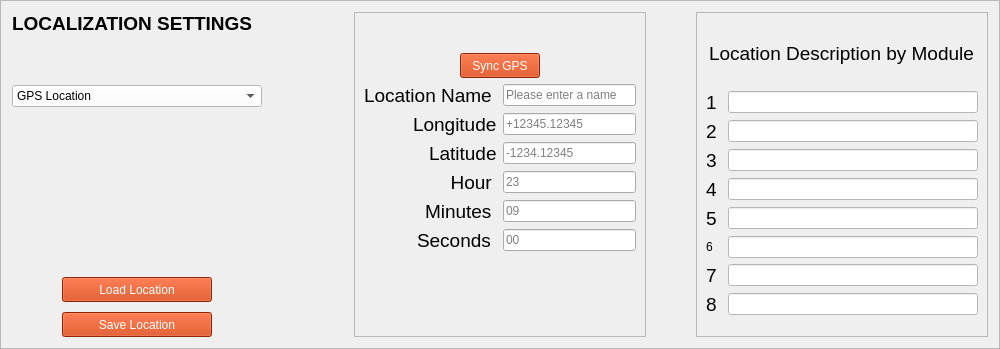
         <widget class="QFrame" name="main_tab_LocalizationSettings_Frame">
          <property name="minimumSize">
           <size>
            <width>1000</width>
            <height>300</height>
           </size>
          </property>
          <property name="maximumSize">
           <size>
            <width>16777215</width>
            <height>16777215</height>
           </size>
          </property>
          <property name="frameShape">
           <enum>QFrame::StyledPanel</enum>
          </property>
          <property name="frameShadow">
           <enum>QFrame::Raised</enum>
          </property>
          <layout class="QHBoxLayout" name="horizontalLayout_2">
           <property name="spacing">
            <number>50</number>
           </property>
           <item>
            <layout class="QVBoxLayout" name="verticalLayout_11">
             <item>
              <widget class="QLabel" name="main_tab_LocalizationSettings_Label">
               <property name="maximumSize">
                <size>
                 <width>16777215</width>
                 <height>50</height>
                </size>
               </property>
               <property name="text">
                <string>&lt;html&gt;&lt;head/&gt;&lt;body&gt;&lt;p&gt;&lt;span style=&quot; font-size:14pt; font-weight:600;&quot;&gt;LOCALIZATION SETTINGS&lt;/span&gt;&lt;span style=&quot; font-size:14pt;&quot;/&gt;&lt;/p&gt;&lt;/body&gt;&lt;/html&gt;</string>
               </property>
              </widget>
             </item>
             <item>
              <widget class="QComboBox" name="main_tab_LocalizationSettings_type_DropBox">
               <property name="maximumSize">
                <size>
                 <width>250</width>
                 <height>16777215</height>
                </size>
               </property>
               <property name="styleSheet">
                <string notr="true">background-color: rgb(255, 255, 255);
													font: 14pt &quot;MS Shell Dlg 2&quot;;
													color: rgb(0, 0, 0)
												</string>
               </property>
               <property name="currentText">
                <string>GPS Location</string>
               </property>
               <property name="currentIndex">
                <number>0</number>
               </property>
               <item>
                <property name="text">
                 <string>GPS Location</string>
                </property>
               </item>
               <item>
                <property name="text">
                 <string>Specimen Location</string>
                </property>
               </item>
              </widget>
             </item>
             <item>
              <spacer name="horizontalSpacer_7">
               <property name="orientation">
                <enum>Qt::Horizontal</enum>
               </property>
               <property name="sizeHint" stdset="0">
                <size>
                 <width>40</width>
                 <height>20</height>
                </size>
               </property>
              </spacer>
             </item>
             <item>
              <spacer name="horizontalSpacer_10">
               <property name="orientation">
                <enum>Qt::Horizontal</enum>
               </property>
               <property name="sizeHint" stdset="0">
                <size>
                 <width>40</width>
                 <height>20</height>
                </size>
               </property>
              </spacer>
             </item>
             <item>
              <spacer name="horizontalSpacer_12">
               <property name="orientation">
                <enum>Qt::Horizontal</enum>
               </property>
               <property name="sizeHint" stdset="0">
                <size>
                 <width>40</width>
                 <height>20</height>
                </size>
               </property>
              </spacer>
             </item>
             <item>
              <spacer name="horizontalSpacer_11">
               <property name="orientation">
                <enum>Qt::Horizontal</enum>
               </property>
               <property name="sizeHint" stdset="0">
                <size>
                 <width>40</width>
                 <height>20</height>
                </size>
               </property>
              </spacer>
             </item>
             <item>
              <spacer name="horizontalSpacer_8">
               <property name="orientation">
                <enum>Qt::Horizontal</enum>
               </property>
               <property name="sizeHint" stdset="0">
                <size>
                 <width>40</width>
                 <height>20</height>
                </size>
               </property>
              </spacer>
             </item>
             <item>
              <spacer name="horizontalSpacer_9">
               <property name="orientation">
                <enum>Qt::Horizontal</enum>
               </property>
               <property name="sizeHint" stdset="0">
                <size>
                 <width>40</width>
                 <height>20</height>
                </size>
               </property>
              </spacer>
             </item>
             <item>
              <layout class="QVBoxLayout" name="verticalLayout_8">
               <property name="spacing">
                <number>10</number>
               </property>
               <property name="leftMargin">
                <number>50</number>
               </property>
               <item>
                <widget class="QPushButton" name="main_tab_LocalizationSettings_LOAD_LOCATION_button">
                 <property name="minimumSize">
                  <size>
                   <width>150</width>
                   <height>25</height>
                  </size>
                 </property>
                 <property name="maximumSize">
                  <size>
                   <width>150</width>
                   <height>25</height>
                  </size>
                 </property>
                 <property name="styleSheet">
                  <string notr="true">background-color:rgb(204, 51, 0);
																color: rgb(255, 255, 255);
																font: 14pt &quot;MS Shell Dlg 2&quot;;
															</string>
                 </property>
                 <property name="text">
                  <string>Load Location</string>
                 </property>
                </widget>
               </item>
               <item>
                <widget class="QPushButton" name="main_tab_LocalizationSettings_SAVE_LOCATION_button">
                 <property name="minimumSize">
                  <size>
                   <width>150</width>
                   <height>25</height>
                  </size>
                 </property>
                 <property name="maximumSize">
                  <size>
                   <width>150</width>
                   <height>25</height>
                  </size>
                 </property>
                 <property name="styleSheet">
                  <string notr="true">background-color:rgb(204, 51, 0);
color: rgb(255, 255, 255);
font: 14pt &quot;MS Shell Dlg 2&quot;;
															</string>
                 </property>
                 <property name="text">
                  <string>Save Location</string>
                 </property>
                </widget>
               </item>
              </layout>
             </item>
            </layout>
           </item>
           <item>
            <widget class="QFrame" name="main_tab_location_gps_frame">
             <property name="frameShape">
              <enum>QFrame::StyledPanel</enum>
             </property>
             <property name="frameShadow">
              <enum>QFrame::Raised</enum>
             </property>
             <layout class="QVBoxLayout" name="verticalLayout_5">
              <property name="topMargin">
               <number>40</number>
              </property>
              <item alignment="Qt::AlignHCenter">
               <widget class="QPushButton" name="main_tab_LocalizationSettings_acquire_GPS_Button">
                <property name="minimumSize">
                 <size>
                  <width>0</width>
                  <height>25</height>
                 </size>
                </property>
                <property name="maximumSize">
                 <size>
                  <width>100</width>
                  <height>25</height>
                 </size>
                </property>
                <property name="layoutDirection">
                 <enum>Qt::LeftToRight</enum>
                </property>
                <property name="autoFillBackground">
                 <bool>false</bool>
                </property>
                <property name="styleSheet">
                 <string notr="true">background-color:rgb(204, 51, 0);
color: rgb(255, 255, 255);
font: 14pt &quot;MS Shell Dlg 2&quot;;</string>
                </property>
                <property name="text">
                 <string>Sync GPS</string>
                </property>
               </widget>
              </item>
              <item>
               <layout class="QFormLayout" name="main_tab_location_gps_layout">
                <property name="labelAlignment">
                 <set>Qt::AlignRight|Qt::AlignTrailing|Qt::AlignVCenter</set>
                </property>
                <item row="0" column="0">
                 <widget class="QLabel" name="main_tab_longitud_Label">
                  <property name="text">
                   <string>&lt;html&gt;&lt;head/&gt;&lt;body&gt;&lt;p align=&quot;right&quot;&gt;&lt;span style=&quot; font-size:14pt;&quot;&gt;Location Name &lt;/span&gt;&lt;/p&gt;&lt;/body&gt;&lt;/html&gt;</string>
                  </property>
                  <property name="buddy">
                   <cstring>
																		main_tab_LocalizationSettings_Name_lineEdit
																	</cstring>
                  </property>
                 </widget>
                </item>
                <item row="0" column="1">
                 <widget class="QLineEdit" name="main_tab_LocalizationSettings_Name_lineEdit">
                  <property name="maximumSize">
                   <size>
                    <width>500</width>
                    <height>16777215</height>
                   </size>
                  </property>
                  <property name="styleSheet">
                   <string notr="true">background-color: rgb(255, 255,
																		255);
																		font: 12pt &quot;MS Shell Dlg 2&quot;;
																		color: rgb(0, 0, 0)
																	</string>
                  </property>
                  <property name="maxLength">
                   <number>20</number>
                  </property>
                  <property name="placeholderText">
                   <string>Please enter a name</string>
                  </property>
                 </widget>
                </item>
                <item row="1" column="0">
                 <widget class="QLabel" name="main_tab_Localization_longitudLabel">
                  <property name="text">
                   <string>&lt;html&gt;&lt;head/&gt;&lt;body&gt;&lt;p&gt;&lt;span style=&quot; font-size:14pt;&quot;&gt;Longitude&lt;/span&gt;&lt;/p&gt;&lt;/body&gt;&lt;/html&gt;</string>
                  </property>
                  <property name="buddy">
                   <cstring>
																		main_tab_LocalizationSettings_longitudLineEdit
																	</cstring>
                  </property>
                 </widget>
                </item>
                <item row="1" column="1">
                 <widget class="QLineEdit" name="main_tab_LocalizationSettings_longitudLineEdit">
                  <property name="styleSheet">
                   <string notr="true">background-color: rgb(255, 255,
																		255);
																		font: 12pt &quot;MS Shell Dlg 2&quot;;
																		color: rgb(0, 0, 0)
																	</string>
                  </property>
                  <property name="maxLength">
                   <number>12</number>
                  </property>
                  <property name="placeholderText">
                   <string>+12345.12345</string>
                  </property>
                 </widget>
                </item>
                <item row="2" column="0">
                 <widget class="QLabel" name="main_tab_Localization_latitudLabel">
                  <property name="text">
                   <string>&lt;html&gt;&lt;head/&gt;&lt;body&gt;&lt;p&gt;&lt;span style=&quot; font-size:14pt;&quot;&gt;Latitude&lt;/span&gt;&lt;/p&gt;&lt;/body&gt;&lt;/html&gt;</string>
                  </property>
                  <property name="buddy">
                   <cstring>
																		main_tab_LocalizationSettings_latitudLineEdit
																	</cstring>
                  </property>
                 </widget>
                </item>
                <item row="2" column="1">
                 <widget class="QLineEdit" name="main_tab_LocalizationSettings_latitudLineEdit">
                  <property name="styleSheet">
                   <string notr="true">background-color: rgb(255, 255,
																		255);
																		font: 12pt &quot;MS Shell Dlg 2&quot;;
																		color: rgb(0, 0, 0)
																	</string>
                  </property>
                  <property name="maxLength">
                   <number>11</number>
                  </property>
                  <property name="placeholderText">
                   <string>-1234.12345</string>
                  </property>
                 </widget>
                </item>
                <item row="3" column="0">
                 <widget class="QLabel" name="main_tab_Localization_hourLabel">
                  <property name="text">
                   <string>&lt;html&gt;&lt;head/&gt;&lt;body&gt;&lt;p align=&quot;right&quot;&gt;&lt;span style=&quot; font-size:14pt;&quot;&gt;Hour &lt;/span&gt;&lt;/p&gt;&lt;/body&gt;&lt;/html&gt;</string>
                  </property>
                  <property name="buddy">
                   <cstring>
																		main_tab_LocalizationSettings_hourLineEdit
																	</cstring>
                  </property>
                 </widget>
                </item>
                <item row="3" column="1">
                 <widget class="QLineEdit" name="main_tab_LocalizationSettings_hourLineEdit">
                  <property name="styleSheet">
                   <string notr="true">background-color: rgb(255, 255,
																		255);
																		font: 12pt &quot;MS Shell Dlg 2&quot;;
																		color: rgb(0, 0, 0)
																	</string>
                  </property>
                  <property name="maxLength">
                   <number>2</number>
                  </property>
                  <property name="placeholderText">
                   <string>23</string>
                  </property>
                 </widget>
                </item>
                <item row="4" column="0">
                 <widget class="QLabel" name="main_tab_Localization_minutesLabel">
                  <property name="text">
                   <string>&lt;html&gt;&lt;head/&gt;&lt;body&gt;&lt;p&gt;&lt;span style=&quot; font-size:14pt;&quot;&gt;Minutes &lt;/span&gt;&lt;/p&gt;&lt;/body&gt;&lt;/html&gt;</string>
                  </property>
                  <property name="buddy">
                   <cstring>
																		main_tab_LocalizationSettings_minutesLineEdit
																	</cstring>
                  </property>
                 </widget>
                </item>
                <item row="4" column="1">
                 <widget class="QLineEdit" name="main_tab_LocalizationSettings_minutesLineEdit">
                  <property name="styleSheet">
                   <string notr="true">background-color: rgb(255, 255,
																		255);
																		font: 12pt &quot;MS Shell Dlg 2&quot;;
																		color: rgb(0, 0, 0)
																	</string>
                  </property>
                  <property name="maxLength">
                   <number>2</number>
                  </property>
                  <property name="placeholderText">
                   <string>09</string>
                  </property>
                 </widget>
                </item>
                <item row="5" column="0">
                 <widget class="QLabel" name="main_tab_Localization_secondsLabel">
                  <property name="text">
                   <string>&lt;html&gt;&lt;head/&gt;&lt;body&gt;&lt;p&gt;&lt;span style=&quot; font-size:14pt;&quot;&gt;Seconds &lt;/span&gt;&lt;/p&gt;&lt;/body&gt;&lt;/html&gt;</string>
                  </property>
                  <property name="buddy">
                   <cstring>
																		main_tab_LocalizationSettings_secondsLineEdit
																	</cstring>
                  </property>
                 </widget>
                </item>
                <item row="5" column="1">
                 <widget class="QLineEdit" name="main_tab_LocalizationSettings_secondsLineEdit">
                  <property name="styleSheet">
                   <string notr="true">background-color: rgb(255, 255,
																		255);
																		font: 12pt &quot;MS Shell Dlg 2&quot;;
																		color: rgb(0, 0, 0)
																	</string>
                  </property>
                  <property name="maxLength">
                   <number>2</number>
                  </property>
                  <property name="placeholderText">
                   <string>00</string>
                  </property>
                 </widget>
                </item>
               </layout>
              </item>
             </layout>
            </widget>
           </item>
           <item>
            <widget class="QFrame" name="specimen_location_frame">
             <property name="frameShape">
              <enum>QFrame::StyledPanel</enum>
             </property>
             <property name="frameShadow">
              <enum>QFrame::Raised</enum>
             </property>
             <layout class="QVBoxLayout" name="verticalLayout_6">
              <property name="bottomMargin">
               <number>20</number>
              </property>
              <item>
               <layout class="QVBoxLayout" name="specimen_location_layout">
                <item alignment="Qt::AlignHCenter">
                 <widget class="QLabel" name="label">
                  <property name="text">
                   <string>&lt;html&gt;&lt;head/&gt;&lt;body&gt;&lt;p align=&quot;center&quot;&gt;&lt;span style=&quot; font-size:14pt;&quot;&gt;Location Description by Module&lt;/span&gt;&lt;/p&gt;&lt;/body&gt;&lt;/html&gt;</string>
                  </property>
                 </widget>
                </item>
                <item>
                 <layout class="QFormLayout" name="formLayout">
                  <item row="0" column="0">
                   <widget class="QLabel" name="main_tab_module_loc_Label_1">
                    <property name="text">
                     <string>&lt;html&gt;&lt;head/&gt;&lt;body&gt;&lt;p&gt;&lt;span style=&quot; font-size:14pt;&quot;&gt;1 &lt;/span&gt;&lt;/p&gt;&lt;/body&gt;&lt;/html&gt;</string>
                    </property>
                    <property name="buddy">
                     <cstring>main_tab_module_loc_LineEdit_1
																			</cstring>
                    </property>
                   </widget>
                  </item>
                  <item row="0" column="1">
                   <widget class="QLineEdit" name="main_tab_module_loc_LineEdit_1">
                    <property name="styleSheet">
                     <string notr="true">background-color:
																				rgb(255, 255, 255);
																				font: 12pt &quot;MS Shell Dlg 2&quot;;
																				color: rgb(0, 0, 0)
																			</string>
                    </property>
                    <property name="maxLength">
                     <number>30</number>
                    </property>
                   </widget>
                  </item>
                  <item row="1" column="0">
                   <widget class="QLabel" name="main_tab_module_loc_Label_2">
                    <property name="text">
                     <string>&lt;html&gt;&lt;head/&gt;&lt;body&gt;&lt;p&gt;&lt;span style=&quot; font-size:14pt;&quot;&gt;2 &lt;/span&gt;&lt;/p&gt;&lt;/body&gt;&lt;/html&gt;</string>
                    </property>
                    <property name="buddy">
                     <cstring>main_tab_module_loc_LineEdit_2
																			</cstring>
                    </property>
                   </widget>
                  </item>
                  <item row="1" column="1">
                   <widget class="QLineEdit" name="main_tab_module_loc_LineEdit_2">
                    <property name="styleSheet">
                     <string notr="true">background-color:
																				rgb(255, 255, 255);
																				font: 12pt &quot;MS Shell Dlg 2&quot;;
																				color: rgb(0, 0, 0)
																			</string>
                    </property>
                    <property name="maxLength">
                     <number>30</number>
                    </property>
                   </widget>
                  </item>
                  <item row="2" column="0">
                   <widget class="QLabel" name="main_tab_module_loc_Label_3">
                    <property name="text">
                     <string>&lt;html&gt;&lt;head/&gt;&lt;body&gt;&lt;p&gt;&lt;span style=&quot; font-size:14pt;&quot;&gt;3 &lt;/span&gt;&lt;/p&gt;&lt;/body&gt;&lt;/html&gt;</string>
                    </property>
                    <property name="buddy">
                     <cstring>main_tab_module_loc_LineEdit_3
																			</cstring>
                    </property>
                   </widget>
                  </item>
                  <item row="2" column="1">
                   <widget class="QLineEdit" name="main_tab_module_loc_LineEdit_3">
                    <property name="styleSheet">
                     <string notr="true">background-color:
																				rgb(255, 255, 255);
																				font: 12pt &quot;MS Shell Dlg 2&quot;;
																				color: rgb(0, 0, 0)
																			</string>
                    </property>
                    <property name="maxLength">
                     <number>30</number>
                    </property>
                   </widget>
                  </item>
                  <item row="3" column="0">
                   <widget class="QLabel" name="main_tab_module_loc_Label_4">
                    <property name="text">
                     <string>&lt;html&gt;&lt;head/&gt;&lt;body&gt;&lt;p&gt;&lt;span style=&quot; font-size:14pt;&quot;&gt;4 &lt;/span&gt;&lt;/p&gt;&lt;/body&gt;&lt;/html&gt;</string>
                    </property>
                    <property name="buddy">
                     <cstring>main_tab_module_loc_LineEdit_4
																			</cstring>
                    </property>
                   </widget>
                  </item>
                  <item row="3" column="1">
                   <widget class="QLineEdit" name="main_tab_module_loc_LineEdit_4">
                    <property name="styleSheet">
                     <string notr="true">background-color:
																				rgb(255, 255, 255);
																				font: 12pt &quot;MS Shell Dlg 2&quot;;
																				color: rgb(0, 0, 0)
																			</string>
                    </property>
                    <property name="maxLength">
                     <number>30</number>
                    </property>
                   </widget>
                  </item>
                  <item row="4" column="0">
                   <widget class="QLabel" name="main_tab_module_loc_Label_5">
                    <property name="text">
                     <string>&lt;html&gt;&lt;head/&gt;&lt;body&gt;&lt;p&gt;&lt;span style=&quot; font-size:14pt;&quot;&gt;5 &lt;/span&gt;&lt;/p&gt;&lt;/body&gt;&lt;/html&gt;</string>
                    </property>
                    <property name="buddy">
                     <cstring>main_tab_module_loc_LineEdit_5
																			</cstring>
                    </property>
                   </widget>
                  </item>
                  <item row="4" column="1">
                   <widget class="QLineEdit" name="main_tab_module_loc_LineEdit_5">
                    <property name="styleSheet">
                     <string notr="true">background-color:
																				rgb(255, 255, 255);
																				font: 12pt &quot;MS Shell Dlg 2&quot;;
																				color: rgb(0, 0, 0)
																			</string>
                    </property>
                    <property name="maxLength">
                     <number>30</number>
                    </property>
                   </widget>
                  </item>
                  <item row="5" column="0">
                   <widget class="QLabel" name="main_tab_module_loc_Label_6">
                    <property name="styleSheet">
                     <string notr="true">font: 14pt &quot;MS Shell Dlg 2&quot;;</string>
                    </property>
                    <property name="text">
                     <string>&lt;html&gt;&lt;head/&gt;&lt;body&gt;&lt;p&gt;6 &lt;/p&gt;&lt;/body&gt;&lt;/html&gt;</string>
                    </property>
                    <property name="buddy">
                     <cstring>main_tab_module_loc_LineEdit_6
																			</cstring>
                    </property>
                   </widget>
                  </item>
                  <item row="5" column="1">
                   <widget class="QLineEdit" name="main_tab_module_loc_LineEdit_6">
                    <property name="styleSheet">
                     <string notr="true">background-color:
																				rgb(255, 255, 255);
																				font: 12pt &quot;MS Shell Dlg 2&quot;;
																				color: rgb(0, 0, 0)
																			</string>
                    </property>
                    <property name="maxLength">
                     <number>30</number>
                    </property>
                   </widget>
                  </item>
                  <item row="6" column="0">
                   <widget class="QLabel" name="main_tab_module_loc_Label_7">
                    <property name="text">
                     <string>&lt;html&gt;&lt;head/&gt;&lt;body&gt;&lt;p&gt;&lt;span style=&quot; font-size:14pt;&quot;&gt;7 &lt;/span&gt;&lt;/p&gt;&lt;/body&gt;&lt;/html&gt;</string>
                    </property>
                    <property name="buddy">
                     <cstring>main_tab_module_loc_LineEdit_7
																			</cstring>
                    </property>
                   </widget>
                  </item>
                  <item row="6" column="1">
                   <widget class="QLineEdit" name="main_tab_module_loc_LineEdit_7">
                    <property name="styleSheet">
                     <string notr="true">background-color:
																				rgb(255, 255, 255);
																				font: 12pt &quot;MS Shell Dlg 2&quot;;
																				color: rgb(0, 0, 0)
																			</string>
                    </property>
                    <property name="maxLength">
                     <number>30</number>
                    </property>
                   </widget>
                  </item>
                  <item row="7" column="0">
                   <widget class="QLabel" name="main_tab_module_loc_Label_8">
                    <property name="text">
                     <string>&lt;html&gt;&lt;head/&gt;&lt;body&gt;&lt;p&gt;&lt;span style=&quot; font-size:14pt;&quot;&gt;8 &lt;/span&gt;&lt;/p&gt;&lt;/body&gt;&lt;/html&gt;</string>
                    </property>
                    <property name="buddy">
                     <cstring>main_tab_module_loc_LineEdit_8
																			</cstring>
                    </property>
                   </widget>
                  </item>
                  <item row="7" column="1">
                   <widget class="QLineEdit" name="main_tab_module_loc_LineEdit_8">
                    <property name="styleSheet">
                     <string notr="true">background-color:
																				rgb(255, 255, 255);
																				font: 12pt &quot;MS Shell Dlg 2&quot;;
																				color: rgb(0, 0, 0)
																			</string>
                    </property>
                    <property name="maxLength">
                     <number>30</number>
                    </property>
                   </widget>
                  </item>
                 </layout>
                </item>
               </layout>
              </item>
             </layout>
            </widget>
           </item>
          </layout>
         </widget>
